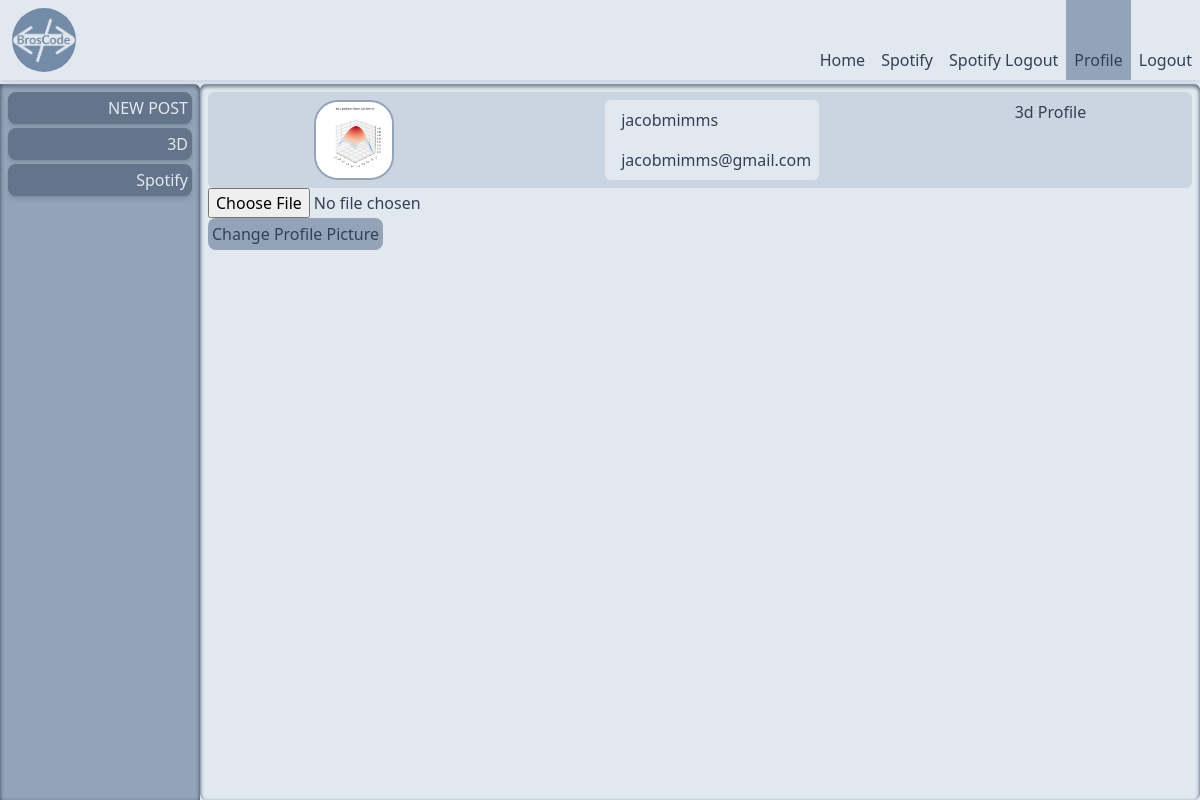
The app's page /profile/23/ (signed in) with its own data.
### blog/models.py (models this page shows, shortened)
class User(AbstractUser):
    email = models.EmailField(max_length=254, unique=True, blank=False, null=False)
    friends = models.ManyToManyField('self', blank=True)
    profile_picture = models.ImageField(upload_to='images/', default='images/default.jpg', blank=True, null=True)
    spotify_id = models.CharField(max_length=100, blank=True, null=True)
    spotify_access_token = models.CharField(max_length=500, default='1')
    spotify_refresh_token = models.CharField(max_length=500, default='1')
    spotify_token_expires_at = models.DateTimeField(default=timezone.now)

### blog/views.py (the view, shortened to what this page needs)
# urls.py: path('profile/<int:pk>/', views.profile, name='profile'),
def profile(req, pk):
    if not req.user.is_authenticated:
        return HttpResponseRedirect(reverse('blog:login'))
    form = ProfilePictureForm(req.POST, req.FILES)
    user = get_object_or_404(User, pk=pk)
    posts = Post.objects.filter(author=user)
    comments = Comment.objects.filter(author=user)
    return render(req, 'blog/profile.html', {'user': user, 'posts': posts, 'comments': comments, 'form': form})

### blog/forms.py
class ProfilePictureForm(forms.ModelForm):
	class Meta:
		model = User
		fields = ['profile_picture']
		labels = {
			'profile_picture': '',
		}

### blog/templates/blog/profile.html (shortened to what this page needs)
{% extends "blog/base/base.html" %}
{% load static tailwind_tags %}
{% block content %}
<div id="profile-page-container" class="flex flex-col justify-start h-full w-full p-2 shadow-inner shadow-slate-700 rounded-md">
    {% if user.profile_picture %}
        <div class="flex flex-row justify-around bg-slate-300 p-2 rounded-md">
            <img src="{{ user.profile_picture.url }}" alt="profile picture" class="w-20 h-20 rounded-3xl border-slate-400 border-2">
            <div class="flex flex-col justify-between align-middle  bg-slate-200 p-2 ml-4 pl-4 rounded-md">
                <span>{{user.username}}</span>
                <span>{{user.email}}</span>
            </div>
            <div>
                <a href="{% url 'blog:3d_profile' user.pk %}">3d Profile</a>
            </div>
        </div>
        <form method="post" enctype="multipart/form-data">
            {{ form.as_p }}
            <button type="submit" class="p-1 border-slate-400 rounded-lg bg-slate-400 hover:bg-slate-500 active:bg-slate-600">Change Profile Picture</button>
        </form>
    {% else %}
        <form method="post" enctype="multipart/form-data">
            {% csrf_token %}
            {{ form.as_p }}
            <button type="submit">Upload</button>
        </form>
    {% endif %}
</div>
{% endblock %}

### records on screen
User: profile_picture (picture), username "jacobmimms", email "jacobmimms@gmail.com"
